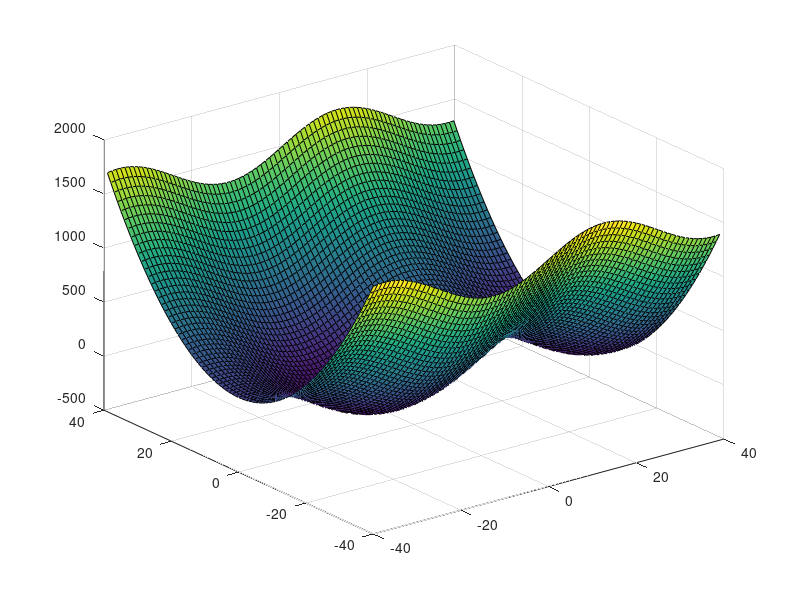

This chart was generated by the following MATLAB code: (Note: this script raises an error after producing the figure.)
%%%% Simple gradient descent animation - Jan Fridrich
Cmap=load("FrCmap2.mat");
% Settings
I=80; % plot size
P=9; % number of descents
N = 50; % number of iterations 
h=1e-5; % differentiation step size
param=0.1; % descent step size

f_z = @(x,y) (200*sin(x/25*pi) + y.^2); % function to be minimized
% other functions to try out: (x.^2 + y.^2), 
[x,y] = meshgrid(-I/2:I/2-1,-I/2:I/2-1); 
z = f_z(x,y);
%%% main surface plot
s=surf(x,y,z);
s.EdgeColor = 'none';
s.FaceAlpha=0.9;
colormap(Cmap.FRCmap2);
shading interp
axis tight
lighting gouraud
hold on
d=9;
for b = 1:P
    x_ = -I/2+b*I/P-I/16;
    y_ = I/2-I/5*rand;
    
    for i=1:N
        % Symmetric partial derivative
        x_ = x_ - param*((f_z(x_+h,y_)-f_z(x_-h,y_))/(2*h));
        y_ = y_ - param*((f_z(x_,y_+h)-f_z(x_,y_-h))/(2*h));
        % Point plot
        p=plot3(x_,y_,f_z(x_,y_));
        p.LineStyle = ":";
        p.Color = "white";
        p.Marker = ".";
        p.MarkerSize=6;
        axis off
        d=d+1;
        view([(d)/20 70])
        drawnow
        pause(0.02)
    end
end
hold off